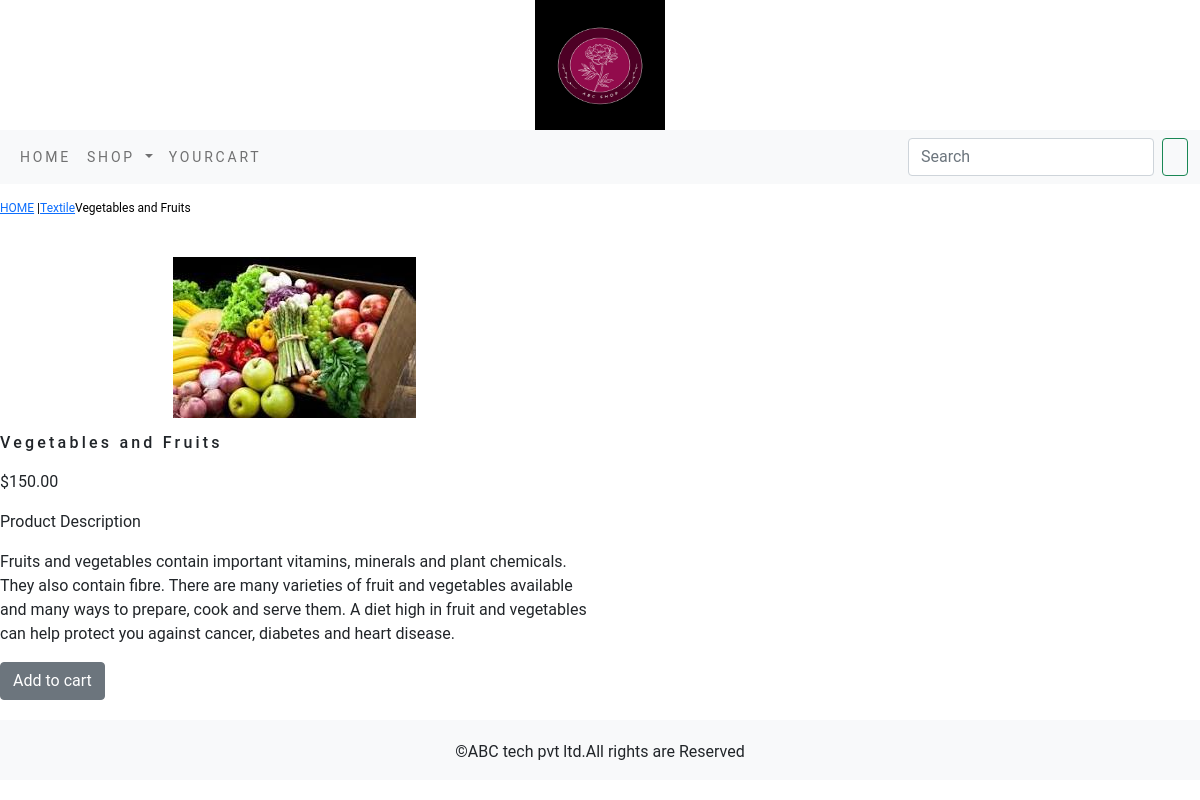
Screenshot of /shop/textile/vegetables-and-fruits/ with the database file from the repository.
### shop/models.py (models this page shows, shortened)
class Product(models.Model):
    name = models.CharField(max_length=250,unique=True)
    slug = models.SlugField(max_length=250,unique=True)
    description = models.TextField(blank=True)
    price = models.DecimalField(max_digits=10,decimal_places=2)
    category = models.ForeignKey(Category,on_delete=models.CASCADE)
    image = models.ImageField(upload_to='product',blank=True)
    stock = models.IntegerField()
    available = models.BooleanField(default=True)
    created = models.DateTimeField(auto_now_add=True)
    updated = models.DateTimeField(auto_now=True)
    class Meta:
        ordering = ('name',)
        verbose_name = 'product'
        verbose_name_plural = 'products'

class Category(models.Model):
    name = models.CharField(max_length=250,unique=True)
    slug = models.SlugField(max_length=250,unique=True)
    description = models.TextField(blank=True)
    image = models.ImageField(upload_to='category',blank=True)
    class Meta:
        ordering = ('name',)
        verbose_name = 'category'
        verbose_name_plural = 'categories'
    def __str__(self):
        return '{}'.format(self.name)
    def get_url(self):
        return reverse('shop:products_by_category',args=[self.slug])

### shop/views.py (the view)
# urls.py: path('<slug:c_slug>/<slug:product_slug>/', views.proDetail, name='prodCatDetail')
def proDetail(request,c_slug,product_slug):
    product = Product.objects.get(category__slug=c_slug, slug=product_slug)
    return render(request,'product.html', {'product': product})

### shop/context_processors.py (called while the page is built)
def menu_links(request):
    links = Category.objects.all()
    return dict(links=links)

### templates/product.html (shortened to what this page needs)
{% extends 'base.html' %}
{% load static %}
{% block content %}
<div class="row my_prod_row_class">
    <div class="mx_auto">
       <p> <a href="{% url 'shop:allProdCat' %}">HOME</a> |<a href="{{product.category.get_url}}">{{product.category}}</a>{{product.name}}</p>
    </div>
<div class="container">
<br>
<div class="row">
    <div class="col-12 col-sm-12 col-md-12 col-lg-6 text-center">
        <div style="min-width:18rem">
            <img src="{{product.image.url}}" alt="{{product.name}}">
        </div>
    </div>
</div>
<div>
    <div class="col-12 col-sm-12 col-md-12 col-lg-6 ">
        <div>
        <h1 class="my_prod_title">{{product.name}}</h1>
        <p>${{product.price}}</p>
        <p class="my_title"> Product Description</p>
        <p class="text-justify my_rod_text">{{product.description}}</p>
        {% if product.stock <= 0 %}
        <p class="text-justify my_prod_text"><b>Out of stock</b></p>
        {% else %}
        <a class="btn btn-secondary" href="{% url 'cart:add_cart' product.id %}">Add to cart</a>
        {% endif %}
    </div>
    </div>
</div>
    </div>
    {% endblock %}

### static/css/custom.css (style rules this page uses)
body { font-family: 'Roboto', sans-serif; }
.my_prod_row_class { padding-top:15px; padding-bottom:20px; }
.my_prod_row_class .mx_auto { color:#000; font-size:12px; text-decoration:none; }
.my_prod_title { font-size:16px; text_transform:uppercase; letter-spacing:.2em; padding-top:15px; padding-bottom:10px; }

### rows the page displays
Product: category "Textile", name "Vegetables and Fruits", image (picture), price "150.00", description "Fruits and vegetables contain important vitamins, minerals and plant chemicals. They also contain fibre. There are many varieties of fruit and vegetables available and many ways to prepare, cook and serve them. A diet high in fruit and vegetables can help protect you against cancer, diabetes and heart disease."
